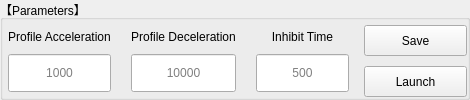
            <widget class="QGroupBox" name="param">
             <property name="title">
              <string>【Parameters】</string>
             </property>
             <layout class="QHBoxLayout" name="horizontalLayout_5" stretch="1,1,1,1">
              <property name="spacing">
               <number>10</number>
              </property>
              <property name="leftMargin">
               <number>0</number>
              </property>
              <property name="topMargin">
               <number>5</number>
              </property>
              <property name="rightMargin">
               <number>0</number>
              </property>
              <property name="bottomMargin">
               <number>0</number>
              </property>
              <item>
               <layout class="QVBoxLayout" name="verticalLayout_8">
                <property name="spacing">
                 <number>10</number>
                </property>
                <property name="leftMargin">
                 <number>5</number>
                </property>
                <property name="topMargin">
                 <number>5</number>
                </property>
                <property name="rightMargin">
                 <number>5</number>
                </property>
                <property name="bottomMargin">
                 <number>5</number>
                </property>
                <item>
                 <widget class="QLabel" name="tx_acc">
                  <property name="enabled">
                   <bool>true</bool>
                  </property>
                  <property name="sizePolicy">
                   <sizepolicy hsizetype="Preferred" vsizetype="Fixed">
                    <horstretch>0</horstretch>
                    <verstretch>0</verstretch>
                   </sizepolicy>
                  </property>
                  <property name="text">
                   <string>Profile Acceleration</string>
                  </property>
                  <property name="alignment">
                   <set>Qt::AlignCenter</set>
                  </property>
                 </widget>
                </item>
                <item>
                 <widget class="QLineEdit" name="le_acc">
                  <property name="enabled">
                   <bool>true</bool>
                  </property>
                  <property name="sizePolicy">
                   <sizepolicy hsizetype="Expanding" vsizetype="Preferred">
                    <horstretch>0</horstretch>
                    <verstretch>0</verstretch>
                   </sizepolicy>
                  </property>
                  <property name="alignment">
                   <set>Qt::AlignCenter</set>
                  </property>
                  <property name="placeholderText">
                   <string>1000</string>
                  </property>
                 </widget>
                </item>
               </layout>
              </item>
              <item>
               <layout class="QVBoxLayout" name="verticalLayout_9">
                <property name="spacing">
                 <number>10</number>
                </property>
                <property name="leftMargin">
                 <number>5</number>
                </property>
                <property name="topMargin">
                 <number>5</number>
                </property>
                <property name="rightMargin">
                 <number>5</number>
                </property>
                <property name="bottomMargin">
                 <number>5</number>
                </property>
                <item>
                 <widget class="QLabel" name="tx_dec">
                  <property name="sizePolicy">
                   <sizepolicy hsizetype="Preferred" vsizetype="Fixed">
                    <horstretch>0</horstretch>
                    <verstretch>0</verstretch>
                   </sizepolicy>
                  </property>
                  <property name="text">
                   <string>Profile Deceleration</string>
                  </property>
                  <property name="alignment">
                   <set>Qt::AlignCenter</set>
                  </property>
                 </widget>
                </item>
                <item>
                 <widget class="QLineEdit" name="le_dec">
                  <property name="sizePolicy">
                   <sizepolicy hsizetype="Expanding" vsizetype="Preferred">
                    <horstretch>0</horstretch>
                    <verstretch>0</verstretch>
                   </sizepolicy>
                  </property>
                  <property name="alignment">
                   <set>Qt::AlignCenter</set>
                  </property>
                  <property name="placeholderText">
                   <string>10000</string>
                  </property>
                 </widget>
                </item>
               </layout>
              </item>
              <item>
               <layout class="QVBoxLayout" name="verticalLayout_11">
                <property name="spacing">
                 <number>10</number>
                </property>
                <property name="leftMargin">
                 <number>5</number>
                </property>
                <property name="topMargin">
                 <number>5</number>
                </property>
                <property name="rightMargin">
                 <number>5</number>
                </property>
                <property name="bottomMargin">
                 <number>5</number>
                </property>
                <item>
                 <widget class="QLabel" name="tx_inhibit">
                  <property name="enabled">
                   <bool>true</bool>
                  </property>
                  <property name="sizePolicy">
                   <sizepolicy hsizetype="Preferred" vsizetype="Fixed">
                    <horstretch>0</horstretch>
                    <verstretch>0</verstretch>
                   </sizepolicy>
                  </property>
                  <property name="text">
                   <string>Inhibit Time</string>
                  </property>
                  <property name="alignment">
                   <set>Qt::AlignCenter</set>
                  </property>
                 </widget>
                </item>
                <item>
                 <widget class="QLineEdit" name="le_inhibit">
                  <property name="sizePolicy">
                   <sizepolicy hsizetype="Expanding" vsizetype="Preferred">
                    <horstretch>0</horstretch>
                    <verstretch>0</verstretch>
                   </sizepolicy>
                  </property>
                  <property name="alignment">
                   <set>Qt::AlignCenter</set>
                  </property>
                  <property name="placeholderText">
                   <string>500</string>
                  </property>
                 </widget>
                </item>
               </layout>
              </item>
              <item>
               <layout class="QVBoxLayout" name="verticalLayout_51">
                <property name="spacing">
                 <number>10</number>
                </property>
                <item>
                 <widget class="QPushButton" name="bt_save">
                  <property name="sizePolicy">
                   <sizepolicy hsizetype="Minimum" vsizetype="Preferred">
                    <horstretch>0</horstretch>
                    <verstretch>0</verstretch>
                   </sizepolicy>
                  </property>
                  <property name="text">
                   <string>Save</string>
                  </property>
                 </widget>
                </item>
                <item>
                 <widget class="QPushButton" name="bt_launch">
                  <property name="sizePolicy">
                   <sizepolicy hsizetype="Minimum" vsizetype="Preferred">
                    <horstretch>0</horstretch>
                    <verstretch>0</verstretch>
                   </sizepolicy>
                  </property>
                  <property name="text">
                   <string>Launch</string>
                  </property>
                 </widget>
                </item>
               </layout>
              </item>
             </layout>
            </widget>
